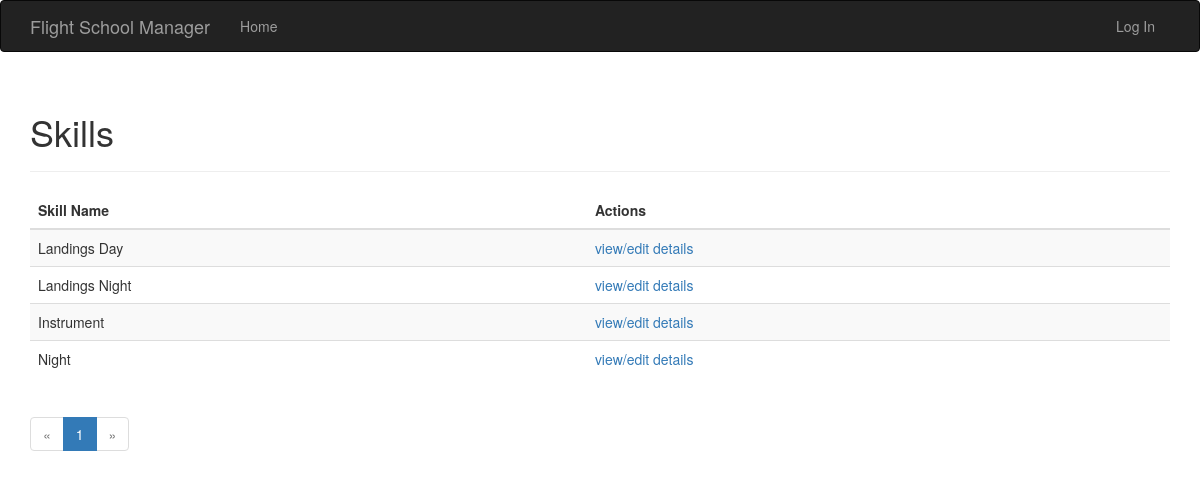
/view/skills, run on the app's committed database.
### app/models.py (models this page shows)
class Skill(db.Model):
    __tablename__ = 'skills'
    id = db.Column(db.Integer, primary_key=True)
    name = db.Column(db.String(64))
    flights = db.relationship('Flight',
                              secondary=flights_has_skills,
                              backref=db.backref('skills', lazy='dynamic'),
                              lazy='dynamic')

### app/main/views.py (the view)
@main.route('/view/skills')
def view_skills():
    page = request.args.get('page', 1, type=int)
    pagination = Skill.query.order_by(Skill.id).paginate(
        page, per_page=current_app.config['STUDENTS_PER_PAGE'],
        error_out=False)
    skills = pagination.items
    return render_template('view_skills.html', skills=skills, pagination=pagination)

### app/templates/view_skills.html (shortened to what this page needs)
{% extends "base.html" %}
{% import "bootstrap/wtf.html" as wtf %}
{% import "_macros.html" as macros %}
{% block page_content %}
<div class="page-header">
    <h1>Skills</h1>
</div>
<div class="table-responsive">
    <table class="table table-striped">
        <thead>
        <th>
            Skill Name
        </th>
        <th>
            Actions
        </th>
        </thead>
        <tbody>
        {%  for skill in skills %}
        <tr>
            <td>{{ skill.name }}</td>
            <td><a href="/view/skills/{{ skill.id }}">view/edit details</a></td>
        </tr>
        {%  endfor %}
        </tbody>
    </table>
</div>
{{ macros.pagination_widget(pagination, '.view_skills') }}
{% endblock %}

### data on the page
Skill: name "Landings Day"
Skill: name "Landings Night"
Skill: name "Instrument"
Skill: name "Night"

### other printed values
{{ p }} "1"
